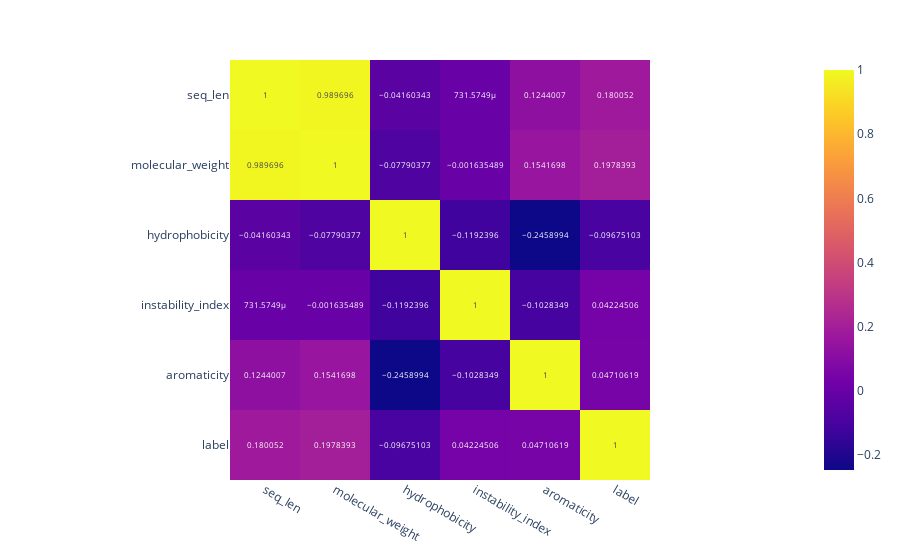

The cell this chart's notebook holds for it:
### Code cell
import plotly.express as px
# plot heatmap
fig = px.imshow(z, text_auto=True)
fig.show()

### Figure 1 — Plotly figure (JSON) as saved in the notebook; plotly's stock layout.template omitted (floating-point values rounded to 4 significant figures)
{"data": [{"coloraxis": "coloraxis", "hovertemplate": "x: %{x}<br>y: %{y}<br>color: %{z}<extra></extra>", "name": "0", "texttemplate": "%{z}", "type": "heatmap", "x": ["seq_len", "molecular_weight", "hydrophobicity", "instability_index", "aromaticity", "label"], "xaxis": "x", "y": ["seq_len", "molecular_weight", "hydrophobicity", "instability_index", "aromaticity", "label"], "yaxis": "y", "z": [[1, 0.9897, -0.0416, 0.0007316, 0.1244, 0.1801], [0.9897, 1, -0.0779, -0.001635, 0.1542, 0.1978], [-0.0416, -0.0779, 1, -0.1192, -0.2459, -0.09675], [0.0007316, -0.001635, -0.1192, 1, -0.1028, 0.04225], [0.1244, 0.1542, -0.2459, -0.1028, 1, 0.04711], [0.1801, 0.1978, -0.09675, 0.04225, 0.04711, 1]]}], "layout": {"coloraxis": {"colorscale": [[0, "#0d0887"], [0.1111, "#46039f"], [0.2222, "#7201a8"], [0.3333, "#9c179e"], [0.4444, "#bd3786"], [0.5556, "#d8576b"], [0.6667, "#ed7953"], [0.7778, "#fb9f3a"], [0.8889, "#fdca26"], [1, "#f0f921"]]}, "margin": {"t": 60}, "xaxis": {"anchor": "y", "constrain": "domain", "domain": [0, 1], "scaleanchor": "y"}, "yaxis": {"anchor": "x", "autorange": "reversed", "constrain": "domain", "domain": [0, 1]}}}
